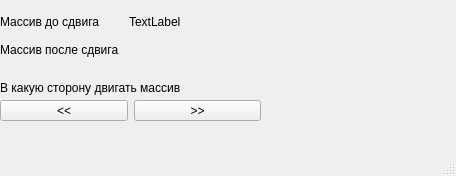
<?xml version="1.0" encoding="UTF-8"?>
<ui version="4.0">
 <class>MainWindow</class>
 <widget class="QMainWindow" name="MainWindow">
  <property name="geometry">
   <rect>
    <x>0</x>
    <y>0</y>
    <width>456</width>
    <height>176</height>
   </rect>
  </property>
  <property name="windowTitle">
   <string>MainWindow</string>
  </property>
  <widget class="QWidget" name="centralwidget">
   <widget class="QWidget" name="layoutWidget">
    <property name="geometry">
     <rect>
      <x>0</x>
      <y>100</y>
      <width>261</width>
      <height>21</height>
     </rect>
    </property>
    <layout class="QHBoxLayout" name="horizontalLayout">
     <item>
      <widget class="QPushButton" name="leftButton">
       <property name="text">
        <string>&lt;&lt;</string>
       </property>
      </widget>
     </item>
     <item>
      <widget class="QPushButton" name="rightButton">
       <property name="text">
        <string>&gt;&gt;</string>
       </property>
      </widget>
     </item>
    </layout>
   </widget>
   <widget class="QLabel" name="label_3">
    <property name="geometry">
     <rect>
      <x>0</x>
      <y>80</y>
      <width>181</width>
      <height>16</height>
     </rect>
    </property>
    <property name="text">
     <string>В какую сторону двигать массив:</string>
    </property>
   </widget>
   <widget class="QWidget" name="">
    <property name="geometry">
     <rect>
      <x>0</x>
      <y>10</y>
      <width>251</width>
      <height>51</height>
     </rect>
    </property>
    <layout class="QHBoxLayout" name="horizontalLayout_2">
     <item>
      <layout class="QVBoxLayout" name="verticalLayout">
       <item>
        <widget class="QLabel" name="label">
         <property name="text">
          <string>Массив до сдвига</string>
         </property>
        </widget>
       </item>
       <item>
        <widget class="QLabel" name="label_2">
         <property name="text">
          <string>Массив после сдвига</string>
         </property>
        </widget>
       </item>
      </layout>
     </item>
     <item>
      <layout class="QVBoxLayout" name="verticalLayout_2">
       <item>
        <widget class="QLabel" name="label_4">
         <property name="text">
          <string>TextLabel</string>
         </property>
        </widget>
       </item>
       <item>
        <widget class="QLabel" name="label_5">
         <property name="text">
          <string/>
         </property>
        </widget>
       </item>
      </layout>
     </item>
    </layout>
   </widget>
  </widget>
  <widget class="QMenuBar" name="menubar">
   <property name="geometry">
    <rect>
     <x>0</x>
     <y>0</y>
     <width>456</width>
     <height>20</height>
    </rect>
   </property>
  </widget>
  <widget class="QStatusBar" name="statusbar"/>
 </widget>
 <resources/>
 <connections/>
</ui>
